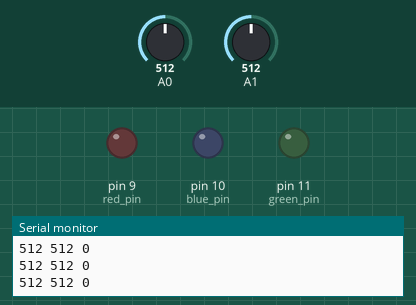
The sketch below on a simulated Arduino Uno, built with avr-gcc and run on an emulated ATmega328P. Parts: output pins drawn as LEDs (lit = HIGH), the last lines printed to the serial monitor. The inputs (shaded band) are chosen by the test bench; at power-on: A1 = 512, A0 = 512. Not simulated (calls return 0 or success): arduino_secrets.h.

Above: at 1.2 s.
1.3 s: A1 set to 74
4.3 s: A1 set to 65
At 5.5 s:
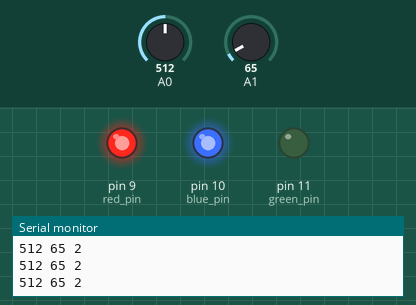
5.8 s: A0 set to 602
8.8 s: A0 set to 623
At 9.8 s:
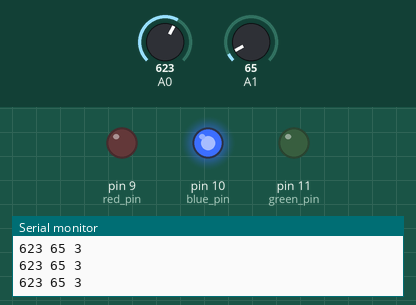
10.3 s: A0 set to 809
11.8 s: A0 set to 830
At 12.3 s:
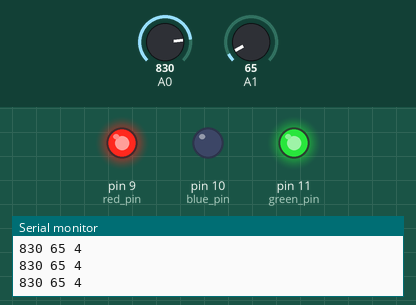
Timing chart, 0 to 14.3 s (numbered marks = the images above; inputs shaded):
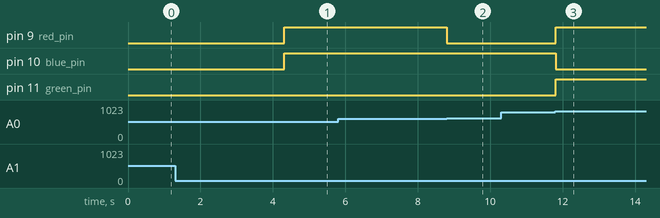

The sketch:

lab3_cs120b.ino
```cpp
#include "arduino_secrets.h"

int red_pin = 9;
int blue_pin = 10;
int green_pin = 11;

//you will need to determine the value for dark
//its unique to the lighting in your room
int dark_threshold = 70;

void turnOff(){
  analogWrite(red_pin, 0);
  analogWrite(blue_pin, 0);
  analogWrite(green_pin, 0);
}

void turnWhite() {
  analogWrite(red_pin, 255);
  analogWrite(blue_pin, 255);
  analogWrite(green_pin, 255);
}

int color_index = 0;

void colorDial() {
  color_index = map(analogRead(A0), 0, 1023, 0, 5);

  //white, red, purple, blue, orange, green
  int r_colors[] = {255,  255,    255,  0,    255,    0};
  int g_colors[] = {255,  0,  0,    0,    255,    255};
  int b_colors[] = {255,  0,  255,  255,  0,      0};

  analogWrite(red_pin, r_colors[color_index]);
  analogWrite(blue_pin, b_colors[color_index]);
  analogWrite(green_pin, g_colors[color_index]);
}

enum buttonStates{INIT, waiting, on} currState;

void SM_Colors() {
  switch(currState) {
    case INIT:
      turnOff();

      currState = waiting;
      break;
    case waiting:
      turnOff();

      if (analogRead(A1) > dark_threshold) {
        currState = waiting;
      }
      else {
        currState = on;
      }
      break;
    case on:
      //turnWhite();
      colorDial();

      if (analogRead(A1) <= dark_threshold) {
        currState = on;
      }
      else {
        currState = waiting;
      }
      break;
  }//end switch

} //end SM_Colors

void setup() {
  // put your setup code here, to run once:
  pinMode(red_pin, OUTPUT);
  pinMode(green_pin, OUTPUT);
  pinMode(blue_pin, OUTPUT);
  Serial.begin(9600);
  currState = INIT;
}

void loop() {
  // put your main code here, to run repeatedly:
  //potentiometer(A0) and the photoresistor(A1)
  Serial.print(analogRead(A0));
  Serial.print(' ');
  Serial.print(analogRead(A1));
  Serial.print(' ');
  Serial.println(color_index);

  SM_Colors();
}
```

Measured:
- the behaviour switches between 71 and 70 on A1 (found by bisection; images 0 and 1)
- the behaviour switches between 613 and 614 on A0 (found by bisection; images 1 and 2)
- the behaviour switches between 818 and 819 on A0 (found by bisection; images 2 and 3)
- after the input at 4.3 s, pin 9 (red_pin), pin 10 (blue_pin): LOW → HIGH at once
- after the input at 8.8 s, pin 9 (red_pin): HIGH → LOW at once
- after the input at 11.8 s, pin 9 (red_pin), pin 11 (green_pin): LOW → HIGH at once; pin 10 (blue_pin): HIGH → LOW at once
